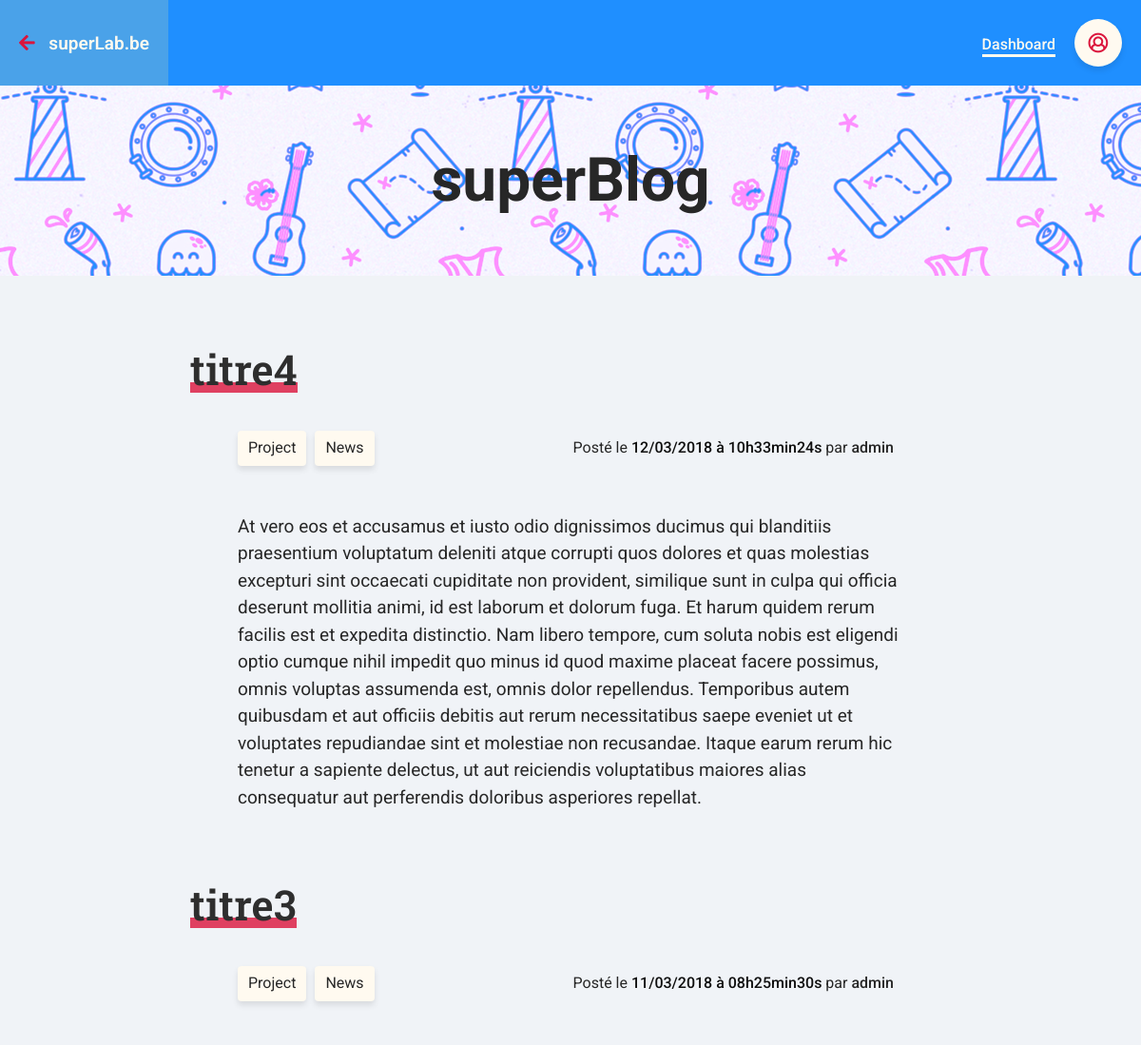
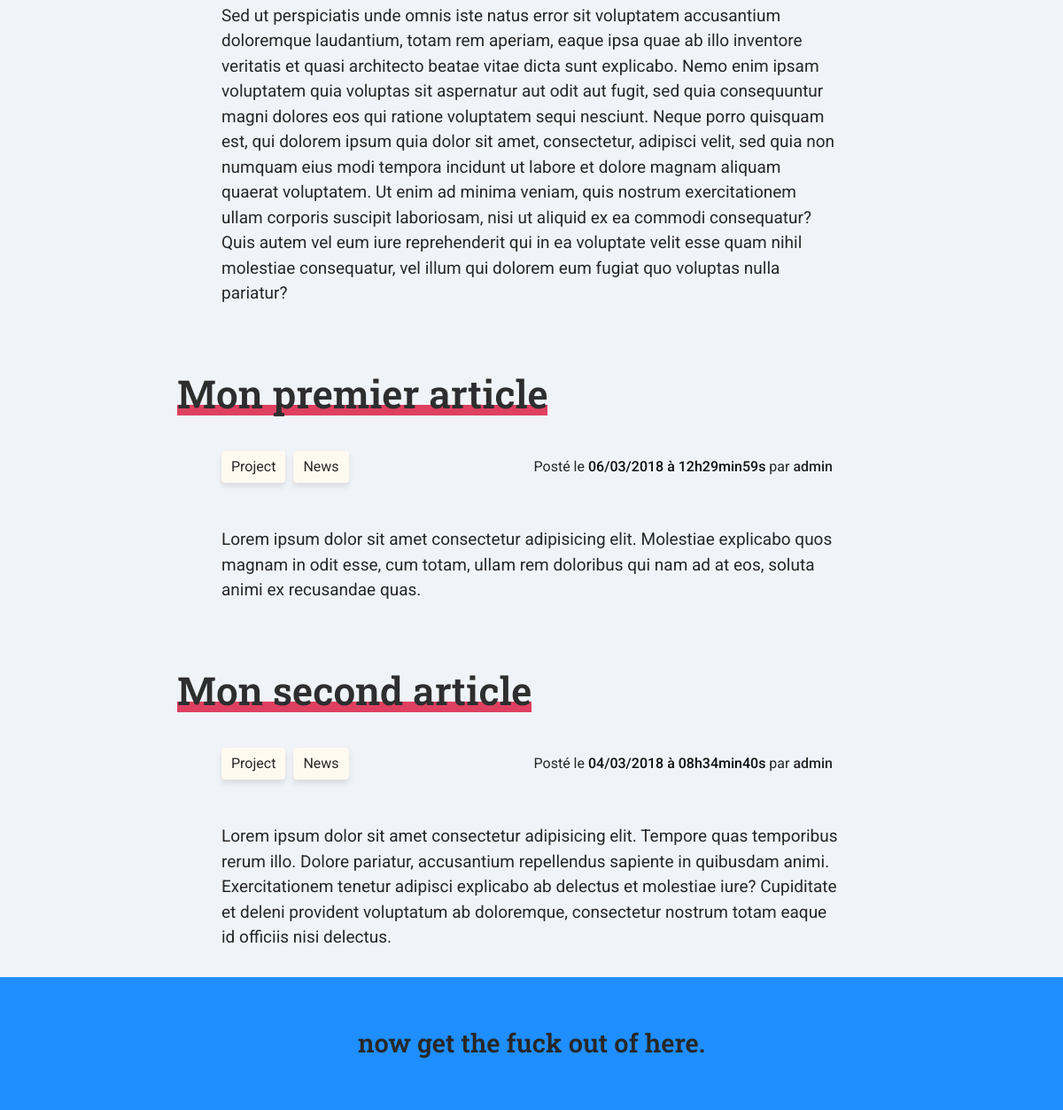
/blogvisiteur.php, run on the app's committed database (2 pictures, top to bottom).
### tables this page shows
CREATE TABLE `articles` (
  `id_article` int(11) NOT NULL,
  `auteur` varchar(100) NOT NULL,
  `titre` varchar(150) NOT NULL,
  `catégorie` varchar(150) NOT NULL,
  `contenu` text NOT NULL,
  `date_article` datetime NOT NULL
);

### blogvisiteur.php (the view, shortened to what this page needs)
<!DOCTYPE html>
<html lang="fr">
<head>
    <link rel="stylesheet" type="text/css" href="assets/css/blog.css">
    <link rel="stylesheet" href="assets/css/css/fontawesome-all.css">
</head>
<body>
    <nav>
        <a href='index.html' class="backSuperlab">
            <i class="fas fa-arrow-left"></i>
            superLab.be
        </a>
        <div class="header-nav-dash">
            <a href="blogadmin.php" class="dashboard-btn">Dashboard</a>
            <div class="header__btn-login">
                <i class="far fa-lg fa-user-circle"></i>
            </div>
        </div>
    </nav>
    <header>
        <h1 class="header__title">superBlog</h1>
    </header>
    <main>
      <?php
          try
          {
            $bdd = new PDO('mysql:host=127.0.0.1;dbname=blogsuperlab;charset=utf8', 'root', 'user', array(PDO::ATTR_ERRMODE => PDO::ERRMODE_EXCEPTION));
          }
          catch (Exception $e)
          {
            die('Erreur : ' . $e->getMessage());
          }
          $req = $bdd->query('SELECT auteur, titre, catégorie, contenu,
            DATE_FORMAT(date_article, \'%d/%m/%Y à %Hh%imin%ss\') AS date_art_fr
             FROM articles
             ORDER BY date_article DESC
             LIMIT 0, 4');
          while ($donnees = $req->fetch())
          {
          ?>
              <article class="article">
                  <h2 class="article-title">
                    <?= $donnees['titre']; ?>
                  </h2>
                  <div class="article-infos">
                      <ul class="category-list">
                          <li class="category ">Project</li>
                          <li class="category ">News</li>
                      </ul>
                      <p class="article-author">Posté le
                          <time>
                            <?= $donnees['date_art_fr']; ?>
                          </time> par
                          <span class="author-name">
                            <?= $donnees['auteur']; ?>
                          </span>
                      </p>
                  </div>
                  <p class="article-p">
                    <?= $donnees['contenu']; ?>
                  </p>
              </article>
        <?php
        }
        ?>
    </main>
    <footer>
        <p>now get the fuck out of here.</p>
    </footer>
</body>
</html>

### assets/css/blog.css (style rules this page uses)
:root { --bg:#f0f3f7; --main-color: hsl(210, 100%, 56%); --second-color: rgb(233, 233, 233); --white: FloralWhite; --whiteTranspa: rgba(107, 176, 216, 0.562); --red: hsl(348, 83%, 47%); --lightgrey: darkGrey; --text: rgb(39, 39, 39); --lightertext: rgb(46, 46, 46); --darktext:rgb(15, 15, 15); }
html { box-sizing: border-box; }
*, *:before, *:after { box-sizing: inherit; margin: 0; padding: 0; }
body, html { width: 100%; height: 100%; font-family: Roboto; line-height: 1.3; margin: 0; padding: 0; color: var(--text); }
body { background-color: var(--bg); }
nav { height: 90px; width: 100%; background-color: var(--main-color); display: flex; align-items: center; justify-content: space-between; -webkit-box-shadow: 0 4px 6px 0 hsla(0, 0%, 0%, 0.1); -moz-box-shadow: 0 4px 6px 0 hsla(0, 0%, 0%, 0.1); box-shadow: 0 4px 6px 0 hsla(0, 0%, 0%, 0.1); }
.header-nav-dash { margin-bottom: 25px; margin-top:25px; display: flex; justify-content: flex-start; align-items: center; }
.dashboard-btn { text-decoration: none; color:var(--white); border-bottom:3px solid var(--white); padding-top:7px; margin-right:20px; font-weight:500; transition:.3 ease; }
.backSuperlab { padding: 20px; color: var(--white); cursor: pointer; text-decoration: none; font-size: 19px; font-weight: 600; height: 100%; line-height: 2.7; }
.backSuperlab i { margin-right: 10px; color: var(--red); }
.header__btn-login { display: flex; justify-content: center; align-items: center; padding: 10px; margin-right: 20px; height: 50px; width: 50px; background-color: var(--white); border-radius: 50%; cursor: pointer; transition: all 0.4s ease-in; -webkit-box-shadow: 0 4px 6px 0 hsla(0, 0%, 0%, 0.1); -moz-box-shadow: 0 4px 6px 0 hsla(0, 0%, 0%, 0.1); box-shadow: 0 4px 6px 0 hsla(0, 0%, 0%, 0.1); color: var(--red); }
header { background: hsl(210, 100%, 56%) url("../img/ahoy.jpg") repeat center; background-blend-mode: lighten; height: 200px; display: flex; justify-content: center; align-items: center; }
.header__title { display: block; text-align: center; font-size: 4rem; color: var(--text); }
main { margin: 0 auto; max-width: 700px; }
.article { margin-top: 70px; }
.article-title { display: inline-block; font-weight: 600; color: var(--lightertext); position: relative; transform: translateX(-50px); margin-bottom: 19px; font-family: "Roboto Slab"; font-size: 44px; }
.article-title::before { position: absolute; content: ""; z-index: -1; height: 20%; width: 100%; bottom: 4px; background-color: hsla(348, 83%, 47%, 0.801); }
.article-infos { display: flex; justify-content: space-between; align-items: center; margin-top: 7px; margin-bottom: 40px; padding:10px 0; }
.article-author { margin-right:10px; }
.article-author time { font-weight:500; color:var(--darktext); }
.author-name { font-weight:500; }
ul.category-list { margin-top:0; list-style: none; display: flex; line-height:1.4; }
.category { padding: 7px 11px; margin-right: 9px; border-radius: 4px; cursor:pointer; background-color: var(--white); box-shadow: 0 4px 6px 0 hsla(0, 0%, 0%, 0.1); }
.article-p { margin-bottom:30px; line-height:1.5; font-size:19px; }
footer { background-color: var(--main-color); height:150px; width:100%; display:flex; justify-content: center; align-items: center; font-family:'Roboto Slab'; font-weight:600; font-size:29px; }

### data on the page
articles: titre "titre4", date_art_fr "12/03/2018 à 10h33min24s", auteur "admin", contenu "At vero eos et accusamus et iusto odio dignissimos ducimus qui blanditiis praesentium voluptatum deleniti atque corrupti quos dolores et quas molestias excepturi sint occaecati cupiditate non provident, similique sunt in culpa qui officia deserunt mollitia animi, id est laborum et dolorum fuga. Et harum quidem rerum facilis est et expedita distinctio. Nam libero tempore, cum soluta nobis est eligendi optio cumque nihil impedit quo minus id quod maxime placeat facere possimus, omnis voluptas assumenda est, omnis dolor repellendus. Temporibus autem quibusdam et aut officiis debitis aut rerum necessitatibus saepe eveniet ut et voluptates repudiandae sint et molestiae non recusandae. Itaque…"
articles: titre "titre3", date_art_fr "11/03/2018 à 08h25min30s", auteur "admin", contenu "Sed ut perspiciatis unde omnis iste natus error sit voluptatem accusantium doloremque laudantium, totam rem aperiam, eaque ipsa quae ab illo inventore veritatis et quasi architecto beatae vitae dicta sunt explicabo. Nemo enim ipsam voluptatem quia voluptas sit aspernatur aut odit aut fugit, sed quia consequuntur magni dolores eos qui ratione voluptatem sequi nesciunt. Neque porro quisquam est, qui dolorem ipsum quia dolor sit amet, consectetur, adipisci velit, sed quia non numquam eius modi tempora incidunt ut labore et dolore magnam aliquam quaerat voluptatem. Ut enim ad minima veniam, quis nostrum exercitationem ullam corporis suscipit laboriosam, nisi ut aliquid ex ea commodi…"
articles: titre "Mon premier article", date_art_fr "06/03/2018 à 12h29min59s", auteur "admin", contenu "Lorem ipsum dolor sit amet consectetur adipisicing elit. Molestiae explicabo quos magnam in odit esse, cum totam, ullam rem doloribus qui nam ad at eos, soluta animi ex recusandae quas."
articles: titre "Mon second article", date_art_fr "04/03/2018 à 08h34min40s", auteur "admin", contenu "Lorem ipsum dolor sit amet consectetur adipisicing elit. Tempore quas temporibus rerum illo. Dolore pariatur, accusantium repellendus sapiente in quibusdam animi. Exercitationem tenetur adipisci explicabo ab delectus et molestiae iure? Cupiditate et deleni provident voluptatum ab doloremque, consectetur nostrum totam eaque id officiis nisi delectus."
